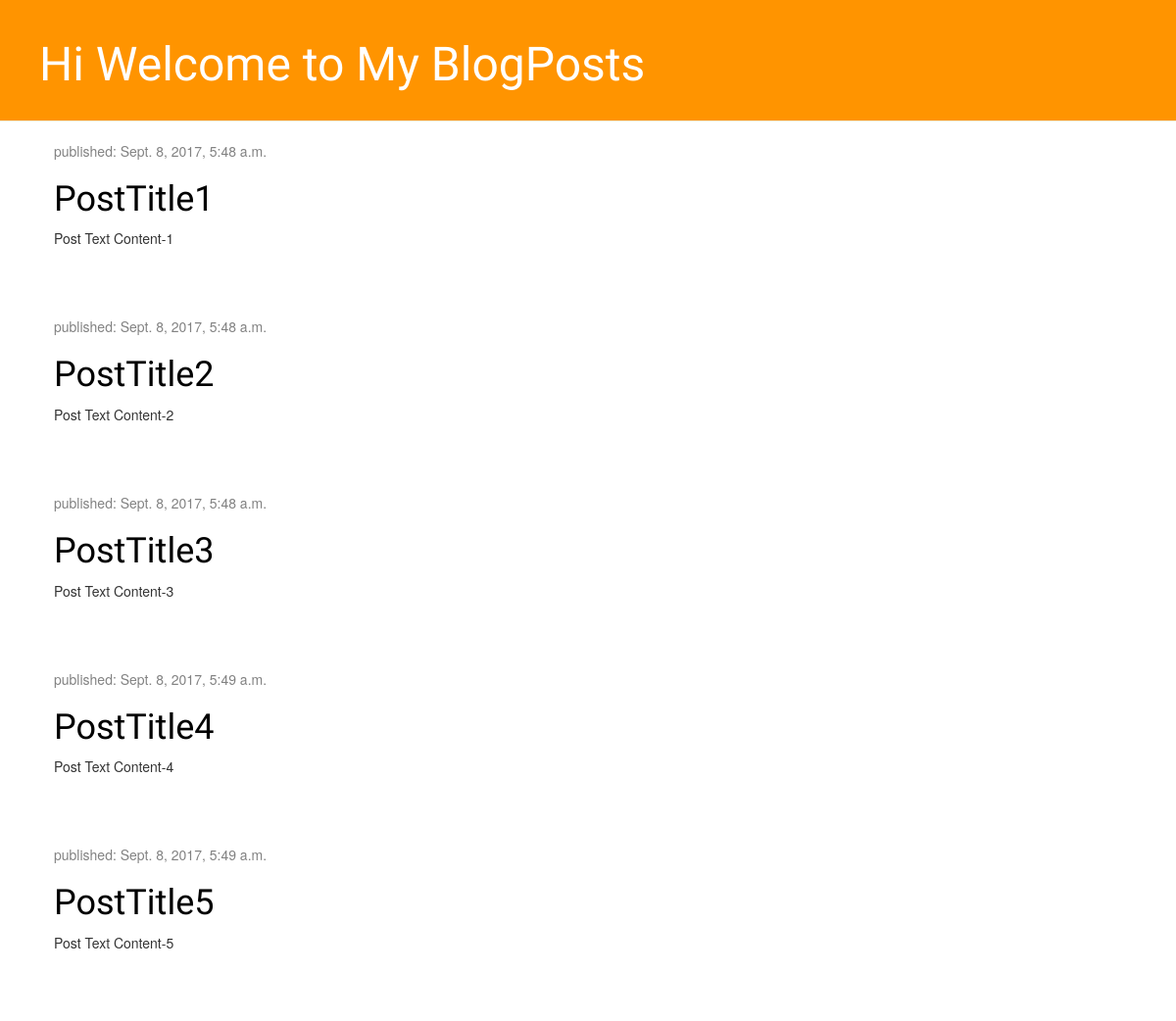
Before: / with the older database file.
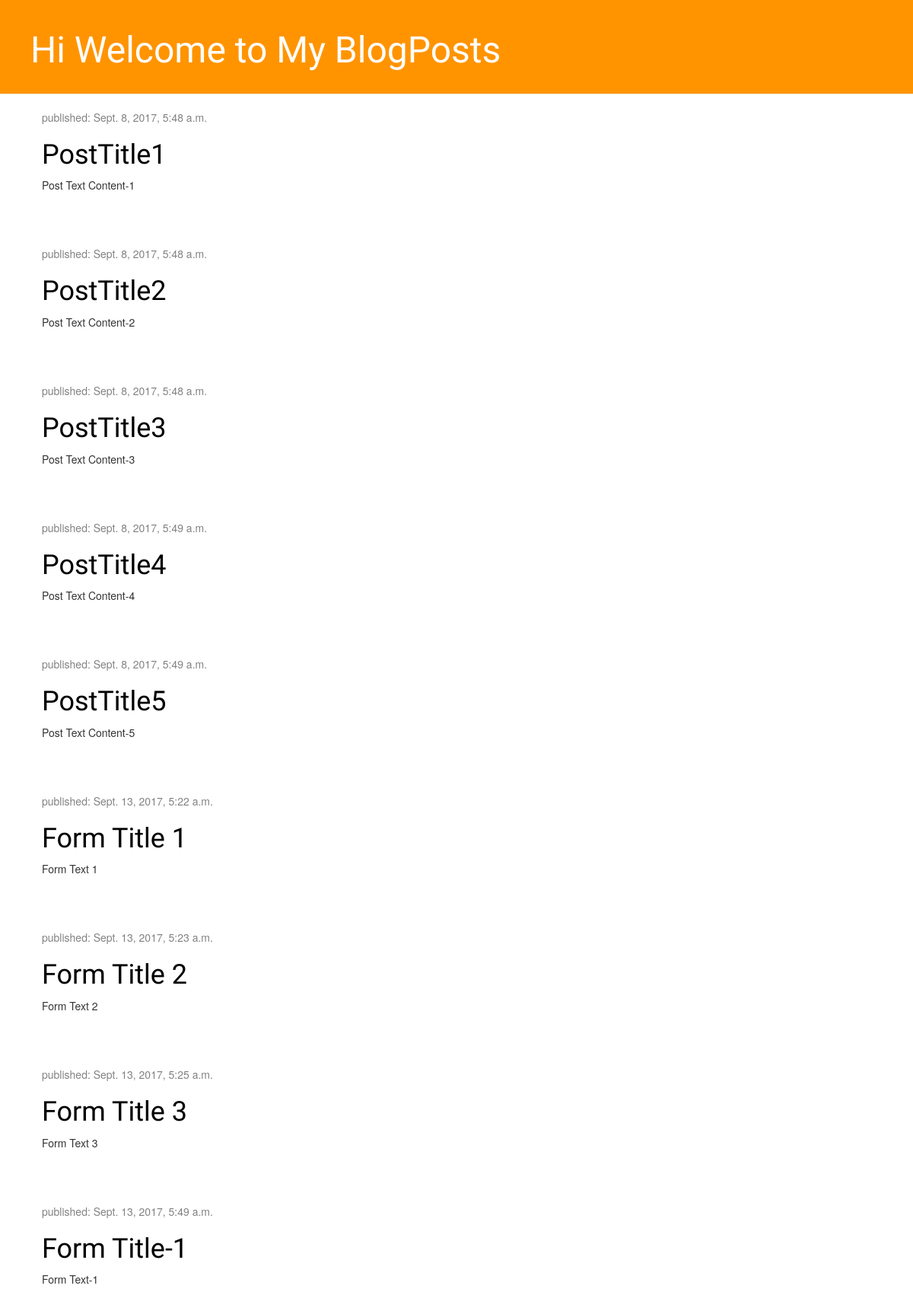
After: the same page with the newer database file.
### blogapp/models.py (models this page shows, shortened)
class Post(models.Model):
    author = models.ForeignKey('auth.User')
    title = models.CharField(max_length=200)
    text = models.TextField()
    created_date = models.DateTimeField(
            default=timezone.now)
    published_date = models.DateTimeField(
            blank=True, null=True)

### blogapp/views.py (the view)
# urls.py: urlpatterns = [url(r'^$', views.post_list, name='post_list'),
def post_list(request):
    posts = Post.objects.filter(published_date__lte=timezone.now()).order_by('published_date')
    return render(request,'blogapp/post_list.html', {'posts': posts})

### blogapp/templates/blogapp/post_list.html
{% extends 'blogapp/base.html' %}
{% block content %}
    {% for post in posts %}
        <div class="post">
            <div class="date">
                <p>published: {{ post.published_date }}</p>
            </div>
            <h1><a href="{%  url 'post_detail' pk=post.pk %}">{{ post.title }}</a></h1>
            <p>{{ post.text|linebreaksbr }}</p>
        </div>
    {% endfor %}
{%  endblock %}

### blogapp/templates/blogapp/base.html (shortened to what this page needs)
<!DOCTYPE html>
{% load staticfiles %}
<html lang="en">
<head>
    <link rel="stylesheet" href="//maxcdn.bootstrapcdn.com/bootstrap/3.2.0/css/bootstrap.min.css">
    <link rel="stylesheet" href="//maxcdn.bootstrapcdn.com/bootstrap/3.2.0/css/bootstrap-theme.min.css">
    <link rel="stylesheet" href="{% static 'css/blogapp.css' %}">
</head>
<body>
    <div class = "page-header">
        <h1><a href="">Hi Welcome to My BlogPosts</a></h1>
    </div>
    <div class="content container">
        <div class="row">
            <div class="col-md-8">
                {% block content %}
                {% endblock %}
            </div>
        </div>
    </div>
</body>
</html>

### blogapp/static/css/blogapp.css (style rules this page uses)
.page-header { background-color: #ff9400; margin-top: 0; padding: 20px 20px 20px 40px; }
.page-header h1, .page-header h1 a, .page-header h1 a:visited, .page-header h1 a:active { color: #ffffff; font-size: 36pt; text-decoration: none; }
.content { margin-left: 40px; }
h1, h2, h3, h4 { font-family: 'Lobster', cursive; }
.date { color: #828282; }
.post { margin-bottom: 70px; }
.post h1 a, .post h1 a:visited { color: #000000; }

Changed rows visible on the page:
added Post: published_date "Sept. 13, 2017, 5:22 a.m.", title "Form Title 1", text "Form Text 1"
added Post: published_date "Sept. 13, 2017, 5:23 a.m.", title "Form Title 2", text "Form Text 2"
added Post: published_date "Sept. 13, 2017, 5:25 a.m.", title "Form Title 3", text "Form Text 3"
added Post: published_date "Sept. 13, 2017, 5:49 a.m.", title "Form Title-1", text "Form Text-1"
